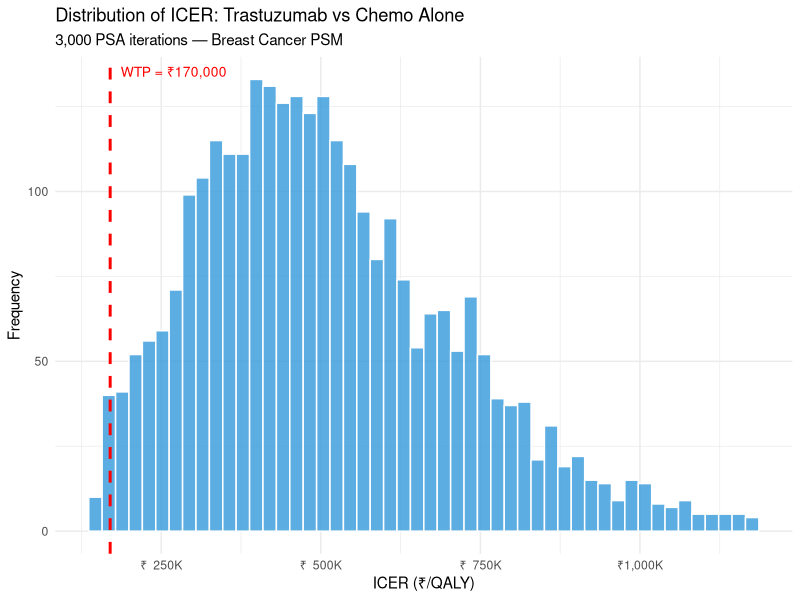
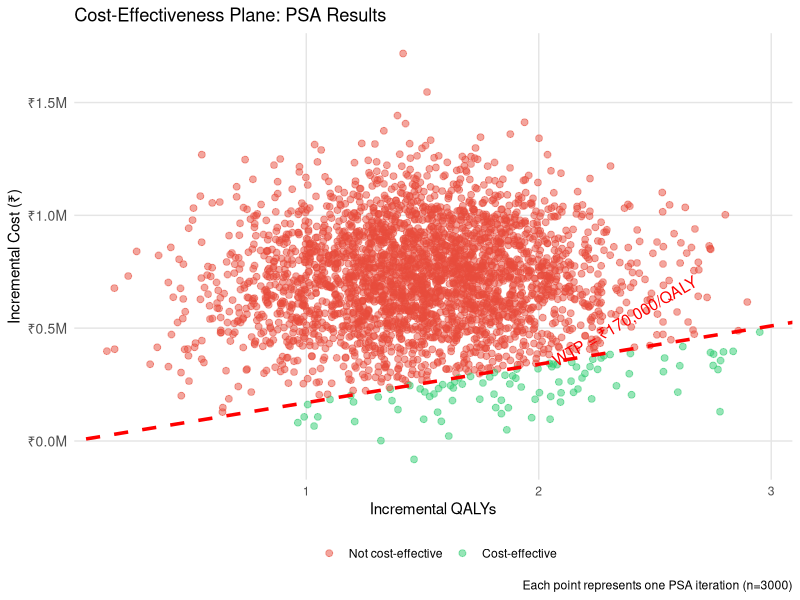
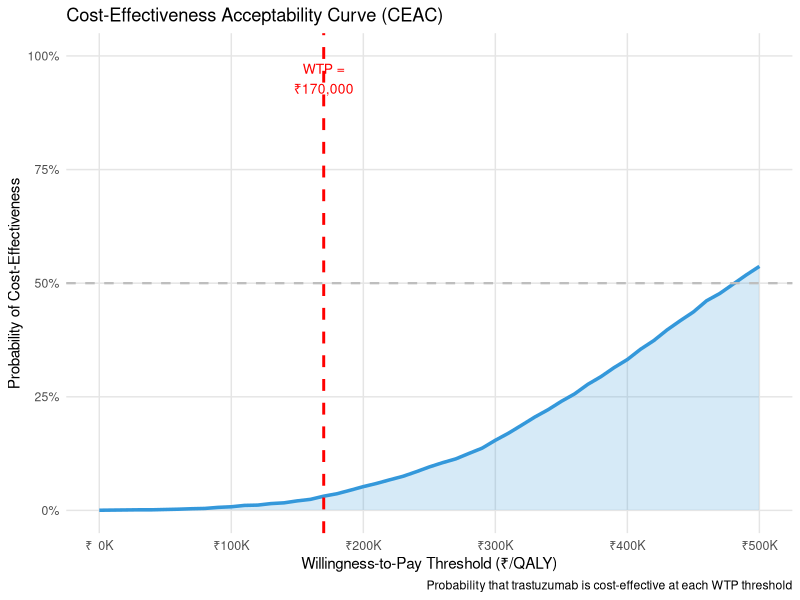

These figures' R source, in order:
## ---- chunk 1
#| message: false
library(tidyverse)
library(ggplot2)
library(gridExtra)

# Set theme for plots
theme_set(theme_minimal() +
          theme(panel.grid.major = element_line(colour = "grey90"),
                panel.grid.minor = element_blank()))
## ---- chunk 2
# Define parameter distributions

## Hazard ratios (log-normal distribution)
hr_os_mean <- log(0.70)        # Log mean for OS HR
hr_os_sd <- 0.15               # Log SD
hr_pfs_mean <- log(0.50)       # Log mean for PFS HR
hr_pfs_sd <- 0.20              # Log SD

## Costs (gamma distribution) in INR
cost_pf_trast_yr1_mean <- 420000   # Year 1 trastuzumab cost
cost_pf_trast_yr1_sd <- 80000      # SD ~19% of mean
cost_pd_mean <- 180000             # Progressive disease cost
cost_pd_sd <- 40000                # SD ~22% of mean

## Utilities (beta distribution)
utility_pf_mean <- 0.80
utility_pf_sd <- 0.05
utility_pd_mean <- 0.55
utility_pd_sd <- 0.08

# Base case Weibull parameters (control arm)
os_lambda_ctrl <- 0.045
os_gamma_ctrl <- 1.15
pfs_lambda_ctrl <- 0.12
pfs_gamma_ctrl <- 1.05

# Year 1 maintenance cost for trastuzumab
cost_trast_maintenance_yr1 <- 25000
## ---- chunk 3
# Convert mean and SD to gamma shape and rate parameters
mean_sd_to_gamma <- function(mean, sd) {
  rate <- mean / (sd^2)
  shape <- mean * rate
  return(list(shape = shape, rate = rate))
}

# Convert mean and SD to beta shape parameters
mean_sd_to_beta <- function(mean, sd) {
  # Using method of moments
  # Constraint: mean must be between 0 and 1 for beta
  if (mean <= 0 | mean >= 1) {
    stop("Beta mean must be strictly between 0 and 1")
  }

  alpha <- ((1 - mean) / (sd^2) - 1 / mean) * mean^2
  beta <- alpha * (1 / mean - 1)

  return(list(alpha = alpha, beta = beta))
}

# Test the functions
cat("Gamma conversion (cost_pd): mean=180000, sd=40000\n")
gamma_params_cost_pd <- mean_sd_to_gamma(cost_pd_mean, cost_pd_sd)
print(gamma_params_cost_pd)

cat("\nBeta conversion (utility_pf): mean=0.80, sd=0.05\n")
beta_params_utility_pf <- mean_sd_to_beta(utility_pf_mean, utility_pf_sd)
print(beta_params_utility_pf)
## ---- chunk 4
psm_model <- function(
    hr_os = 0.70,
    hr_pfs = 0.50,
    os_lambda_ctrl = 0.045,
    os_gamma_ctrl = 1.15,
    pfs_lambda_ctrl = 0.12,
    pfs_gamma_ctrl = 1.05,
    cost_pf_trast = 420000,
    cost_pd = 180000,
    utility_pf = 0.80,
    utility_pd = 0.55,
    cost_trast_maint = 25000,
    time_horizon = 20,
    discount_rate = 0.03
) {

  # Time steps (annual)
  times <- seq(0, time_horizon, by = 1)

  ## Control arm: survival functions
  S_os_ctrl <- function(t) exp(-os_lambda_ctrl * t^os_gamma_ctrl)
  S_pfs_ctrl <- function(t) exp(-pfs_lambda_ctrl * t^pfs_gamma_ctrl)

  # Trastuzumab arm: scale lambda by HR (proportional hazards, matching Session 8)
  S_os_trast <- function(t) exp(-(os_lambda_ctrl * hr_os) * t^os_gamma_ctrl)
  S_pfs_trast <- function(t) exp(-(pfs_lambda_ctrl * hr_pfs) * t^pfs_gamma_ctrl)

  ## State occupancy (trapezoid rule approximation)
  df <- tibble(
    time = times,
    S_os_ctrl_t = sapply(times, S_os_ctrl),
    S_pfs_ctrl_t = sapply(times, S_pfs_ctrl),
    S_os_trast_t = sapply(times, S_os_trast),
    S_pfs_trast_t = sapply(times, S_pfs_trast)
  ) %>%
    mutate(
      # PFS occupancy
      pfs_ctrl_t = S_pfs_ctrl_t,
      pfs_trast_t = S_pfs_trast_t,
      # PD occupancy (OS - PFS)
      pd_ctrl_t = pmax(S_os_ctrl_t - S_pfs_ctrl_t, 0),
      pd_trast_t = pmax(S_os_trast_t - S_pfs_trast_t, 0),
      # Dead occupancy
      dead_ctrl_t = 1 - S_os_ctrl_t,
      dead_trast_t = 1 - S_os_trast_t
    )

  ## Cycle values (apply half-cycle correction)
  df <- df %>%
    mutate(
      # Discount factors (applied at mid-cycle for annual cycles)
      discount = (1 + discount_rate)^(-(time - 0.5))
    )

  ## Costs
  # Trastuzumab: Year 1 cost in PFS states, maintenance thereafter
  df <- df %>%
    mutate(
      cost_trast_pfs = if_else(
        time <= 1,
        cost_pf_trast,
        cost_trast_maint
      ),
      cost_pf_ctrl = 0,
      cost_pf_trast = cost_trast_pfs,
      cost_pd_ctrl = cost_pd,
      cost_pd_trast = cost_pd,
      cost_dead = 0
    )

  # Expected costs per arm (cycle costs × occupancy)
  df <- df %>%
    mutate(
      total_cost_ctrl = pfs_ctrl_t * cost_pf_ctrl + pd_ctrl_t * cost_pd_ctrl + dead_ctrl_t * cost_dead,
      total_cost_trast = pfs_trast_t * cost_pf_trast + pd_trast_t * cost_pd_trast + dead_trast_t * cost_dead
    )

  ## QALYs
  df <- df %>%
    mutate(
      utility_pf = utility_pf,
      utility_pd = utility_pd,
      utility_dead = 0,
      total_qaly_ctrl = pfs_ctrl_t * utility_pf + pd_ctrl_t * utility_pd + dead_ctrl_t * utility_dead,
      total_qaly_trast = pfs_trast_t * utility_pf + pd_trast_t * utility_pd + dead_trast_t * utility_dead
    )

  ## Discounted totals (per cycle per person)
  df <- df %>%
    mutate(
      disc_cost_ctrl = total_cost_ctrl * discount,
      disc_cost_trast = total_cost_trast * discount,
      disc_qaly_ctrl = total_qaly_ctrl * discount,
      disc_qaly_trast = total_qaly_trast * discount
    )

  ## Summary results (undiscounted and discounted)
  results <- list(
    cost_ctrl = sum(df$disc_cost_ctrl),
    cost_trast = sum(df$disc_cost_trast),
    qaly_ctrl = sum(df$disc_qaly_ctrl),
    qaly_trast = sum(df$disc_qaly_trast),
    inc_cost = sum(df$disc_cost_trast) - sum(df$disc_cost_ctrl),
    inc_qaly = sum(df$disc_qaly_trast) - sum(df$disc_qaly_ctrl),
    icer = ifelse(
      abs(sum(df$disc_qaly_trast) - sum(df$disc_qaly_ctrl)) < 1e-9,
      NA_real_,
      (sum(df$disc_cost_trast) - sum(df$disc_cost_ctrl)) /
        (sum(df$disc_qaly_trast) - sum(df$disc_qaly_ctrl))
    )
  )

  return(results)
}

# Test with base case
base_case <- psm_model()
cat("\n=== Base case results ===\n")
cat("ICER: ₹", format(round(base_case$icer, 0), big.mark = ","), "/QALY\n", sep = "")
cat("Inc. Cost: ₹", format(round(base_case$inc_cost, 0), big.mark = ","), "\n", sep = "")
cat("Inc. QALY: ", round(base_case$inc_qaly, 3), "\n", sep = "")
## ---- chunk 5
#| cache: true

set.seed(2026)
n_iterations <- 3000

# Pre-allocate storage
psa_results <- tibble(
  iteration = integer(n_iterations),
  hr_os = numeric(n_iterations),
  hr_pfs = numeric(n_iterations),
  cost_pf_trast_yr1 = numeric(n_iterations),
  cost_pd = numeric(n_iterations),
  utility_pf = numeric(n_iterations),
  utility_pd = numeric(n_iterations),
  cost_ctrl = numeric(n_iterations),
  cost_trast = numeric(n_iterations),
  qaly_ctrl = numeric(n_iterations),
  qaly_trast = numeric(n_iterations),
  inc_cost = numeric(n_iterations),
  inc_qaly = numeric(n_iterations),
  icer = numeric(n_iterations)
)

# Run PSA
for (i in seq_len(n_iterations)) {

  # Sample parameters
  hr_os_sampled <- exp(rnorm(1, hr_os_mean, hr_os_sd))
  hr_pfs_sampled <- exp(rnorm(1, hr_pfs_mean, hr_pfs_sd))

  # Gamma distributions for costs
  gamma_pf_trast <- mean_sd_to_gamma(cost_pf_trast_yr1_mean, cost_pf_trast_yr1_sd)
  cost_pf_trast_sampled <- rgamma(1, shape = gamma_pf_trast$shape, rate = gamma_pf_trast$rate)

  gamma_pd <- mean_sd_to_gamma(cost_pd_mean, cost_pd_sd)
  cost_pd_sampled <- rgamma(1, shape = gamma_pd$shape, rate = gamma_pd$rate)

  # Beta distributions for utilities
  beta_pf <- mean_sd_to_beta(utility_pf_mean, utility_pf_sd)
  utility_pf_sampled <- rbeta(1, shape1 = beta_pf$alpha, shape2 = beta_pf$beta)

  beta_pd <- mean_sd_to_beta(utility_pd_mean, utility_pd_sd)
  utility_pd_sampled <- rbeta(1, shape1 = beta_pd$alpha, shape2 = beta_pd$beta)

  # Run model with sampled parameters
  model_output <- psm_model(
    hr_os = hr_os_sampled,
    hr_pfs = hr_pfs_sampled,
    cost_pf_trast = cost_pf_trast_sampled,
    cost_pd = cost_pd_sampled,
    utility_pf = utility_pf_sampled,
    utility_pd = utility_pd_sampled,
    cost_trast_maint = cost_trast_maintenance_yr1
  )

  # Store results
  psa_results$iteration[i] <- i
  psa_results$hr_os[i] <- hr_os_sampled
  psa_results$hr_pfs[i] <- hr_pfs_sampled
  psa_results$cost_pf_trast_yr1[i] <- cost_pf_trast_sampled
  psa_results$cost_pd[i] <- cost_pd_sampled
  psa_results$utility_pf[i] <- utility_pf_sampled
  psa_results$utility_pd[i] <- utility_pd_sampled
  psa_results$cost_ctrl[i] <- model_output$cost_ctrl
  psa_results$cost_trast[i] <- model_output$cost_trast
  psa_results$qaly_ctrl[i] <- model_output$qaly_ctrl
  psa_results$qaly_trast[i] <- model_output$qaly_trast
  psa_results$inc_cost[i] <- model_output$inc_cost
  psa_results$inc_qaly[i] <- model_output$inc_qaly
  psa_results$icer[i] <- model_output$icer

  # Progress message
  if (i %% 500 == 0) {
    cat("Completed iteration", i, "of", n_iterations, "\n")
  }
}

cat("PSA complete!\n")
## ---- chunk 6
#| label: psa-summary
#| echo: true

library(knitr)

wtp_threshold <- 170000

# Compute NMB for each iteration (unambiguous, unlike ICER)
psa_results <- psa_results %>%
  mutate(
    inc_nmb = wtp_threshold * inc_qaly - inc_cost
  )

# Summary table
psa_summary <- data.frame(
  Metric = c(
    "Mean Incremental Cost",
    "  95% CrI",
    "Mean Incremental QALYs",
    "  95% CrI",
    "Mean ICER",
    "Median ICER",
    "Mean Incremental NMB",
    "  95% CrI",
    paste0("P(cost-effective) at WTP = ₹", format(wtp_threshold, big.mark = ",")),
    "P(dominant)"
  ),
  Value = c(
    paste0("₹", format(round(mean(psa_results$inc_cost)), big.mark = ",")),
    paste0("[₹", format(round(quantile(psa_results$inc_cost, 0.025)), big.mark = ","),
           " to ₹", format(round(quantile(psa_results$inc_cost, 0.975)), big.mark = ","), "]"),
    round(mean(psa_results$inc_qaly), 3),
    paste0("[", round(quantile(psa_results$inc_qaly, 0.025), 3),
           " to ", round(quantile(psa_results$inc_qaly, 0.975), 3), "]"),
    paste0("₹", format(round(mean(psa_results$icer, na.rm = TRUE)), big.mark = ",")),
    paste0("₹", format(round(median(psa_results$icer, na.rm = TRUE)), big.mark = ",")),
    paste0("₹", format(round(mean(psa_results$inc_nmb)), big.mark = ",")),
    paste0("[₹", format(round(quantile(psa_results$inc_nmb, 0.025)), big.mark = ","),
           " to ₹", format(round(quantile(psa_results$inc_nmb, 0.975)), big.mark = ","), "]"),
    paste0(round(mean(psa_results$inc_nmb > 0) * 100, 1), "%"),
    paste0(round(mean(psa_results$inc_cost < 0 & psa_results$inc_qaly > 0) * 100, 1), "%")
  ),
  check.names = FALSE
)

kable(psa_summary, caption = paste0("PSA summary (", n_iterations, " iterations)"))
## ---- chunk 7
#| label: fig-icer-histogram
#| echo: true
#| fig-cap: "Distribution of ICER estimates from 3,000 PSA iterations"

# Filter extreme values for better viz
icer_valid <- psa_results$icer[!is.na(psa_results$icer)]
icer_plot <- icer_valid[icer_valid > quantile(icer_valid, 0.02) &
                         icer_valid < quantile(icer_valid, 0.98)]

ggplot(data.frame(ICER = icer_plot), aes(x = ICER)) +
  geom_histogram(bins = 50, fill = "#3498db", colour = "white", alpha = 0.8) +
  geom_vline(xintercept = 170000, colour = "red", linetype = "dashed", linewidth = 1) +
  annotate("text", x = 170000, y = Inf, label = "WTP = ₹170,000",
           colour = "red", hjust = -0.1, vjust = 2, size = 3.5) +
  scale_x_continuous(labels = function(x) paste0("₹", format(round(x/1000), big.mark=","), "K")) +
  labs(x = "ICER (₹/QALY)", y = "Frequency",
       title = "Distribution of ICER: Trastuzumab vs Chemo Alone",
       subtitle = "3,000 PSA iterations — Breast Cancer PSM") +
  theme_minimal()
## ---- chunk 8
#| fig-width: 8
#| fig-height: 6

wtp_threshold <- 170000

# Add CE classification
psa_results <- psa_results %>%
  mutate(
    ce_at_threshold = inc_cost <= (wtp_threshold * inc_qaly),
    quadrant = case_when(
      inc_qaly >= 0 & inc_cost >= 0 ~ "NE (More expensive, more effective)",
      inc_qaly >= 0 & inc_cost < 0 ~ "SE (Cheaper, more effective)",
      inc_qaly < 0 & inc_cost >= 0 ~ "NW (More expensive, less effective)",
      inc_qaly < 0 & inc_cost < 0 ~ "SW (Cheaper, less effective)"
    )
  )

# CE plane plot
p_ce <- ggplot(psa_results, aes(x = inc_qaly, y = inc_cost, colour = ce_at_threshold)) +
  geom_point(alpha = 0.5, size = 2) +
  geom_abline(intercept = 0, slope = wtp_threshold,
              linetype = "dashed", colour = "red", linewidth = 1.2) +
  annotate("text", x = max(psa_results$inc_qaly) * 0.7,
           y = wtp_threshold * max(psa_results$inc_qaly) * 0.7,
           label = "WTP = ₹170,000/QALY", angle = 30,
           colour = "red", size = 4, hjust = 0) +
  scale_colour_manual(
    values = c("TRUE" = "#2ecc71", "FALSE" = "#e74c3c"),
    labels = c("TRUE" = "Cost-effective", "FALSE" = "Not cost-effective"),
    name = ""
  ) +
  labs(
    title = "Cost-Effectiveness Plane: PSA Results",
    x = "Incremental QALYs",
    y = "Incremental Cost (₹)",
    caption = "Each point represents one PSA iteration (n=3000)"
  ) +
  theme(
    legend.position = "bottom",
    axis.text.y = element_text(size = 10)
  ) +
  scale_y_continuous(labels = function(x) paste0("₹", format(round(x/1e6, 1), nsmall = 1), "M"))

print(p_ce)
## ---- chunk 9
#| fig-width: 8
#| fig-height: 6

# Calculate CE probability at range of WTP thresholds
wtp_range <- seq(0, 500000, by = 10000)
ce_prob <- sapply(wtp_range, function(wtp) {
  mean(psa_results$inc_cost <= (wtp * psa_results$inc_qaly))
})

ceac_df <- tibble(
  wtp = wtp_range,
  prob_ce = ce_prob
)

# CEAC plot
p_ceac <- ggplot(ceac_df, aes(x = wtp, y = prob_ce)) +
  geom_line(linewidth = 1.2, colour = "#3498db") +
  geom_ribbon(aes(ymin = 0, ymax = prob_ce), alpha = 0.2, fill = "#3498db") +
  geom_vline(xintercept = 170000, linetype = "dashed", colour = "red", linewidth = 1) +
  geom_hline(yintercept = 0.5, linetype = "dashed", colour = "grey", linewidth = 0.8) +
  annotate("text", x = 170000, y = 0.95,
           label = "WTP =\n₹170,000", hjust = 0.5, size = 3.5, colour = "red") +
  labs(
    title = "Cost-Effectiveness Acceptability Curve (CEAC)",
    x = "Willingness-to-Pay Threshold (₹/QALY)",
    y = "Probability of Cost-Effectiveness",
    caption = "Probability that trastuzumab is cost-effective at each WTP threshold"
  ) +
  scale_x_continuous(labels = function(x) paste0("₹", format(round(x/1e3), big.mark = ","), "K")) +
  scale_y_continuous(limits = c(0, 1), labels = scales::percent) +
  theme(
    axis.text.x = element_text(size = 9)
  )

print(p_ceac)
